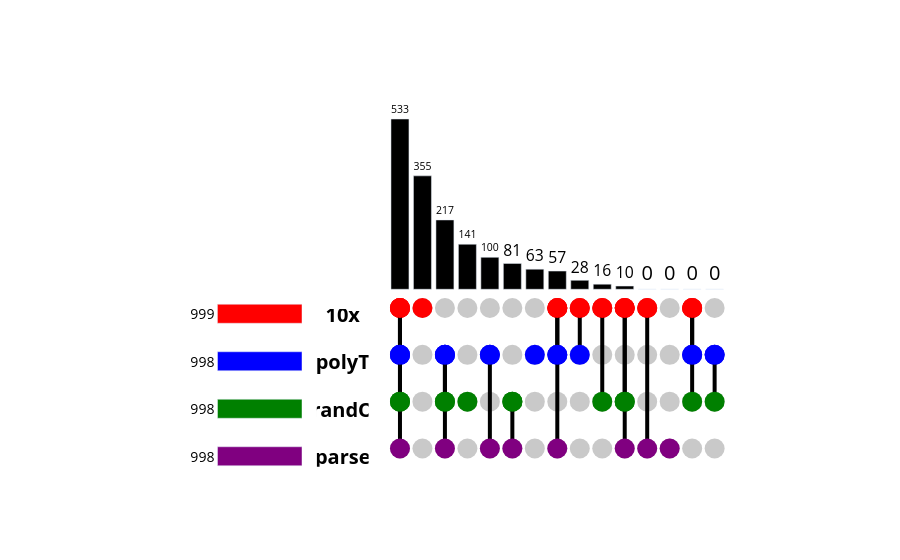

This figure's notebook cell:
### Code cell
# Look at top 1000 genes for each method instead of all
contents = plotting.generate_upset(datasets, gene_info, cell_thresh, n_top_genes=1000)

### Figure 1 — Plotly figure (JSON) as saved in the notebook; plotly's stock layout.template omitted (floating-point values rounded to 4 significant figures)
{"data": [{"marker": {"color": "#C9C9C9", "size": 20}, "mode": "markers", "showlegend": false, "type": "scatter", "x": [0, 0, 0, 0, 1, 1, 1, 1, 2, 2, 2, 2, 3, 3, 3, 3, 4, 4, 4, 4, 5, 5, 5, 5, 6, 6, 6, 6, 7, 7, 7, 7, 8, 8, 8, 8, 9, 9, 9, 9, 10, 10, 10, 10, 11, 11, 11, 11, 12, 12, 12, 12, 13, 13, 13, 13, 14, 14, 14, 14], "xaxis": "x3", "y": [-58.63, -205.2, -351.8, -498.4, -58.63, -205.2, -351.8, -498.4, -58.63, -205.2, -351.8, -498.4, -58.63, -205.2, -351.8, -498.4, -58.63, -205.2, -351.8, -498.4, -58.63, -205.2, -351.8, -498.4, -58.63, -205.2, -351.8, -498.4, -58.63, -205.2, -351.8, -498.4, -58.63, -205.2, -351.8, -498.4, -58.63, -205.2, -351.8, -498.4, -58.63, -205.2, -351.8, -498.4, -58.63, -205.2, -351.8, -498.4, -58.63, -205.2, -351.8, -498.4, -58.63, -205.2, -351.8, -498.4, -58.63, -205.2, -351.8, -498.4], "yaxis": "y3"}, {"line": {"color": "black", "width": 4}, "marker": {"color": ["red"], "line": {"color": "black"}, "showscale": false, "size": 20}, "mode": "markers+lines", "showlegend": false, "type": "scatter", "x": [0], "xaxis": "x3", "y": [-58.63], "yaxis": "y3"}, {"line": {"color": "black", "width": 4}, "marker": {"color": ["red", "blue"], "line": {"color": "black"}, "showscale": false, "size": 20}, "mode": "markers+lines", "showlegend": false, "type": "scatter", "x": [0, 0], "xaxis": "x3", "y": [-58.63, -205.2], "yaxis": "y3"}, {"line": {"color": "black", "width": 4}, "marker": {"color": ["red", "blue", "green"], "line": {"color": "black"}, "showscale": false, "size": 20}, "mode": "markers+lines", "showlegend": false, "type": "scatter", "x": [0, 0, 0], "xaxis": "x3", "y": [-58.63, -205.2, -351.8], "yaxis": "y3"}, {"line": {"color": "black", "width": 4}, "marker": {"color": ["red", "blue", "green", "purple"], "line": {"color": "black"}, "showscale": false, "size": 20}, "mode": "markers+lines", "showlegend": false, "type": "scatter", "x": [0, 0, 0, 0], "xaxis": "x3", "y": [-58.63, -205.2, -351.8, -498.4], "yaxis": "y3"}, {"line": {"color": "black", "width": 4}, "marker": {"color": ["red"], "line": {"color": "black"}, "showscale": false, "size": 20}, "mode": "markers+lines", "showlegend": false, "type": "scatter", "x": [1], "xaxis": "x3", "y": [-58.63], "yaxis": "y3"}, {"line": {"color": "black", "width": 4}, "marker": {"color": ["blue"], "line": {"color": "black"}, "showscale": false, "size": 20}, "mode": "markers+lines", "showlegend": false, "type": "scatter", "x": [2], "xaxis": "x3", "y": [-205.2], "yaxis": "y3"}, {"line": {"color": "black", "width": 4}, "marker": {"color": ["blue", "green"], "line": {"color": "black"}, "showscale": false, "size": 20}, "mode": "markers+lines", "showlegend": false, "type": "scatter", "x": [2, 2], "xaxis": "x3", "y": [-205.2, -351.8], "yaxis": "y3"}, {"line": {"color": "black", "width": 4}, "marker": {"color": ["blue", "green", "purple"], "line": {"color": "black"}, "showscale": false, "size": 20}, "mode": "markers+lines", "showlegend": false, "type": "scatter", "x": [2, 2, 2], "xaxis": "x3", "y": [-205.2, -351.8, -498.4], "yaxis": "y3"}, {"line": {"color": "black", "width": 4}, "marker": {"color": ["green"], "line": {"color": "black"}, "showscale": false, "size": 20}, "mode": "markers+lines", "showlegend": false, "type": "scatter", "x": [3], "xaxis": "x3", "y": [-351.8], "yaxis": "y3"}, {"line": {"color": "black", "width": 4}, "marker": {"color": ["blue"], "line": {"color": "black"}, "showscale": false, "size": 20}, "mode": "markers+lines", "showlegend": false, "type": "scatter", "x": [4], "xaxis": "x3", "y": [-205.2], "yaxis": "y3"}, {"line": {"color": "black", "width": 4}, "marker": {"color": ["blue", "purple"], "line": {"color": "black"}, "showscale": false, "size": 20}, "mode": "markers+lines", "showlegend": false, "type": "scatter", "x": [4, 4], "xaxis": "x3", "y": [-205.2, -498.4], "yaxis": "y3"}, {"line": {"color": "black", "width": 4}, "marker": {"color": ["green"], "line": {"color": "black"}, "showscale": false, "size": 20}, "mode": "markers+lines", "showlegend": false, "type": "scatter", "x": [5], "xaxis": "x3", "y": [-351.8], "yaxis": "y3"}, {"line": {"color": "black", "width": 4}, "marker": {"color": ["green", "purple"], "line": {"color": "black"}, "showscale": false, "size": 20}, "mode": "markers+lines", "showlegend": false, "type": "scatter", "x": [5, 5], "xaxis": "x3", "y": [-351.8, -498.4], "yaxis": "y3"}, {"line": {"color": "black", "width": 4}, "marker": {"color": ["blue"], "line": {"color": "black"}, "showscale": false, "size": 20}, "mode": "markers+lines", "showlegend": false, "type": "scatter", "x": [6], "xaxis": "x3", "y": [-205.2], "yaxis": "y3"}, {"line": {"color": "black", "width": 4}, "marker": {"color": ["red"], "line": {"color": "black"}, "showscale": false, "size": 20}, "mode": "markers+lines", "showlegend": false, "type": "scatter", "x": [7], "xaxis": "x3", "y": [-58.63], "yaxis": "y3"}, {"line": {"color": "black", "width": 4}, "marker": {"color": ["red", "blue"], "line": {"color": "black"}, "showscale": false, "size": 20}, "mode": "markers+lines", "showlegend": false, "type": "scatter", "x": [7, 7], "xaxis": "x3", "y": [-58.63, -205.2], "yaxis": "y3"}, {"line": {"color": "black", "width": 4}, "marker": {"color": ["red", "blue", "purple"], "line": {"color": "black"}, "showscale": false, "size": 20}, "mode": "markers+lines", "showlegend": false, "type": "scatter", "x": [7, 7, 7], "xaxis": "x3", "y": [-58.63, -205.2, -498.4], "yaxis": "y3"}, {"line": {"color": "black", "width": 4}, "marker": {"color": ["red"], "line": {"color": "black"}, "showscale": false, "size": 20}, "mode": "markers+lines", "showlegend": false, "type": "scatter", "x": [8], "xaxis": "x3", "y": [-58.63], "yaxis": "y3"}, {"line": {"color": "black", "width": 4}, "marker": {"color": ["red", "blue"], "line": {"color": "black"}, "showscale": false, "size": 20}, "mode": "markers+lines", "showlegend": false, "type": "scatter", "x": [8, 8], "xaxis": "x3", "y": [-58.63, -205.2], "yaxis": "y3"}, {"line": {"color": "black", "width": 4}, "marker": {"color": ["red"], "line": {"color": "black"}, "showscale": false, "size": 20}, "mode": "markers+lines", "showlegend": false, "type": "scatter", "x": [9], "xaxis": "x3", "y": [-58.63], "yaxis": "y3"}, {"line": {"color": "black", "width": 4}, "marker": {"color": ["red", "green"], "line": {"color": "black"}, "showscale": false, "size": 20}, "mode": "markers+lines", "showlegend": false, "type": "scatter", "x": [9, 9], "xaxis": "x3", "y": [-58.63, -351.8], "yaxis": "y3"}, {"line": {"color": "black", "width": 4}, "marker": {"color": ["red"], "line": {"color": "black"}, "showscale": false, "size": 20}, "mode": "markers+lines", "showlegend": false, "type": "scatter", "x": [10], "xaxis": "x3", "y": [-58.63], "yaxis": "y3"}, {"line": {"color": "black", "width": 4}, "marker": {"color": ["red", "green"], "line": {"color": "black"}, "showscale": false, "size": 20}, "mode": "markers+lines", "showlegend": false, "type": "scatter", "x": [10, 10], "xaxis": "x3", "y": [-58.63, -351.8], "yaxis": "y3"}, {"line": {"color": "black", "width": 4}, "marker": {"color": ["red", "green", "purple"], "line": {"color": "black"}, "showscale": false, "size": 20}, "mode": "markers+lines", "showlegend": false, "type": "scatter", "x": [10, 10, 10], "xaxis": "x3", "y": [-58.63, -351.8, -498.4], "yaxis": "y3"}, {"line": {"color": "black", "width": 4}, "marker": {"color": ["red"], "line": {"color": "black"}, "showscale": false, "size": 20}, "mode": "markers+lines", "showlegend": false, "type": "scatter", "x": [11], "xaxis": "x3", "y": [-58.63], "yaxis": "y3"}, {"line": {"color": "black", "width": 4}, "marker": {"color": ["red", "purple"], "line": {"color": "black"}, "showscale": false, "size": 20}, "mode": "markers+lines", "showlegend": false, "type": "scatter", "x": [11, 11], "xaxis": "x3", "y": [-58.63, -498.4], "yaxis": "y3"}, {"line": {"color": "black", "width": 4}, "marker": {"color": ["purple"], "line": {"color": "black"}, "showscale": false, "size": 20}, "mode": "markers+lines", "showlegend": false, "type": "scatter", "x": [12], "xaxis": "x3", "y": [-498.4], "yaxis": "y3"}, {"line": {"color": "black", "width": 4}, "marker": {"color": ["red"], "line": {"color": "black"}, "showscale": false, "size": 20}, "mode": "markers+lines", "showlegend": false, "type": "scatter", "x": [13], "xaxis": "x3", "y": [-58.63], "yaxis": "y3"}, {"line": {"color": "black", "width": 4}, "marker": {"color": ["red", "blue"], "line": {"color": "black"}, "showscale": false, "size": 20}, "mode": "markers+lines", "showlegend": false, "type": "scatter", "x": [13, 13], "xaxis": "x3", "y": [-58.63, -205.2], "yaxis": "y3"}, {"line": {"color": "black", "width": 4}, "marker": {"color": ["red", "blue", "green"], "line": {"color": "black"}, "showscale": false, "size": 20}, "mode": "markers+lines", "showlegend": false, "type": "scatter", "x": [13, 13, 13], "xaxis": "x3", "y": [-58.63, -205.2, -351.8], "yaxis": "y3"}, {"line": {"color": "black", "width": 4}, "marker": {"color": ["blue"], "line": {"color": "black"}, "showscale": false, "size": 20}, "mode": "markers+lines", "showlegend": false, "type": "scatter", "x": [14], "xaxis": "x3", "y": [-205.2], "yaxis": "y3"}, {"line": {"color": "black", "width": 4}, "marker": {"color": ["blue", "green"], "line": {"color": "black"}, "showscale": false, "size": 20}, "mode": "markers+lines", "showlegend": false, "type": "scatter", "x": [14, 14], "xaxis": "x3", "y": [-205.2, -351.8], "yaxis": "y3"}, {"hoverinfo": "none", "marker": {"color": "black"}, "text": [533.0, 355.0, 217.0, 141.0, 100.0, 81.0, 63.0, 57.0, 28.0, 16.0, 10.0, 0.0, 0.0, 0.0, 0.0], "textfont": {"color": "black", "size": 20}, "textposition": "outside", "type": "bar", "x": [0, 1, 2, 3, 4, 5, 6, 7, 8, 9, 10, 11, 12, 13, 14], "xaxis": "x3", "y": [533, 355, 217, 141, 100, 81, 63, 57, 28, 16, 10, 0, 0, 0, 0], "yaxis": "y3"}, {"mode": "text", "showlegend": false, "text": ["<b>10x</b>", "<b>polyT</b>", "<b>randO</b>", "<b>parse</b>"], "textfont": {"color": "black", "size": 20}, "textposition": "middle center", "type": "scatter", "x": [-0.05, -0.05, -0.05, -0.05], "xaxis": "x2", "y": [-58.63, -205.2, -351.8, -498.4, -58.63, -205.2, -351.8, -498.4, -58.63, -205.2, -351.8, -498.4, -58.63, -205.2, -351.8, -498.4, -58.63, -205.2, -351.8, -498.4, -58.63, -205.2, -351.8, -498.4, -58.63, -205.2, -351.8, -498.4, -58.63, -205.2, -351.8, -498.4, -58.63, -205.2, -351.8, -498.4, -58.63, -205.2, -351.8, -498.4, -58.63, -205.2, -351.8, -498.4, -58.63, -205.2, -351.8, -498.4, -58.63, -205.2, -351.8, -498.4, -58.63, -205.2, -351.8, -498.4, -58.63, -205.2, -351.8, -498.4], "yaxis": "y2"}, {"marker": {"color": ["red", "blue", "green", "purple", "orange", "yellow"]}, "orientation": "h", "text": [999.0, 998.0, 998.0, 998.0], "textfont": {"color": "black", "size": 20}, "textposition": "outside", "type": "bar", "width": 0.4, "x": [-999, -998, -998, -998], "xaxis": "x", "y": [0, 1, 2, 3], "yaxis": "y"}], "layout": {"plot_bgcolor": "white", "showlegend": false, "xaxis": {"anchor": "y", "domain": [0.1, 0.3], "range": [-1748.0, 0], "showticklabels": false}, "xaxis2": {"anchor": "y2", "domain": [0.32, 0.39], "showticklabels": false}, "xaxis3": {"anchor": "y3", "domain": [0.39, 0.9], "showticklabels": false}, "yaxis": {"anchor": "x", "autorange": "reversed", "domain": [0, 0.5], "showticklabels": false, "side": "right"}, "yaxis2": {"anchor": "x2", "domain": [0.035, 0.45], "showticklabels": false}, "yaxis3": {"anchor": "x3", "domain": [0, 1], "showticklabels": false}}}
